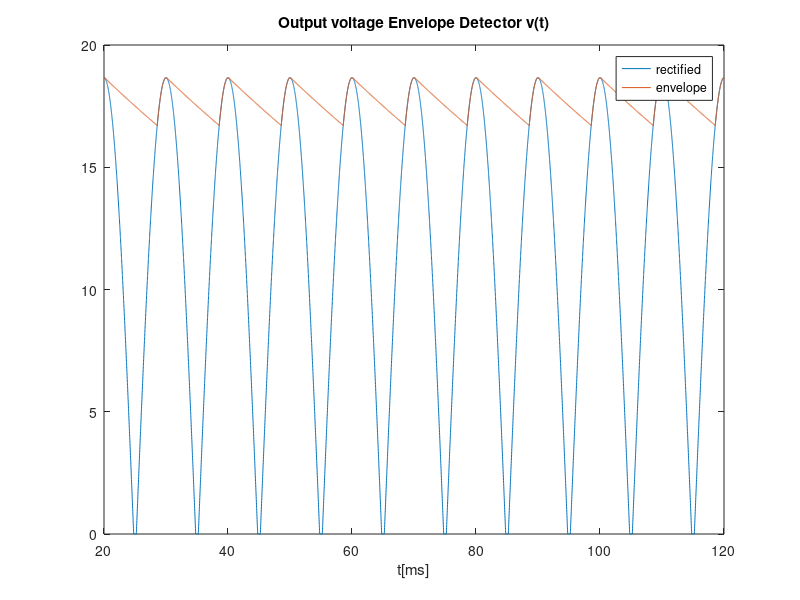
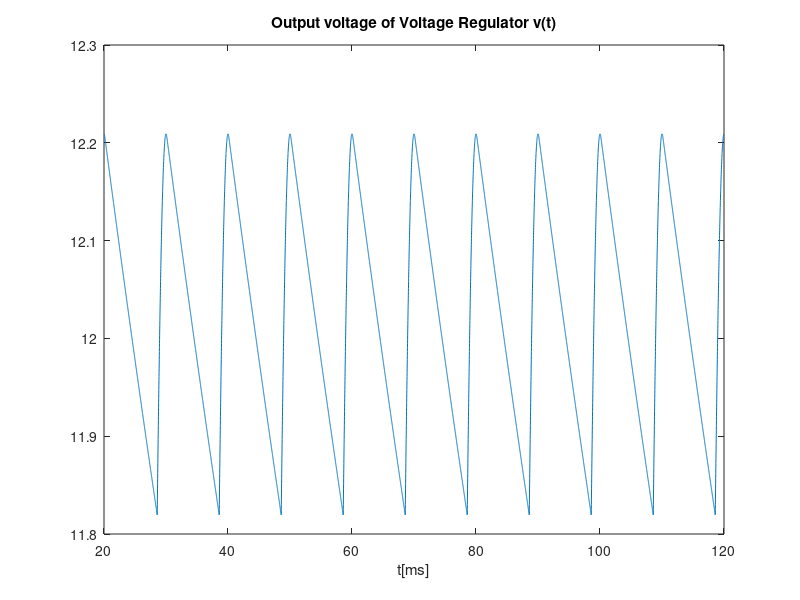

Write the MATLAB code that produced these figures, in order.
%Envelope detector--------------

t=linspace(2e-2, 12e-2, 10000);
f=50; %Hz
w=2*pi*f;
A = 20; %Volts


R = 7e3; %Ohm
C = 11e-6; %Farad


VON=12.021610/18;
vlim =2*VON;

B = A - vlim;

vS = A * cos(w*t);
vS0 = abs(vS);
vOhr = zeros(1, length(t));
vO = zeros(1, length(t));

figure
for i=1:length(t)
  if (vS0(i) > vlim)
    vOhr(i) = vS0(i)-vlim;
  else
    vOhr(i) = 0;
  endif
endfor

plot(t*1000, vOhr)

hold on

tOFF = 1/w * atan(1/w/R/C);
texp = linspace(0, 1e-2, 1000);


function f = f(B, w, tOFF, tstart, R, C)
f = B*cos(w*tOFF)*exp(-(tstart - tOFF)/R/C);
endfunction

for(j = 0:9)
for i=1:length(texp)
k = i + j*length(texp);
    valueexp = f(B, w, tOFF, texp(i), R, C);
  if texp(i) < tOFF
    vO(k) = vOhr(i);
  elseif valueexp > vOhr(i)
    vO(k) = valueexp;
  else 
    vO(k) = vOhr(i);
  endif
endfor
endfor

plot(t*1000, vO)
title("Output voltage Envelope Detector v(t)")
xlabel ("t[ms]")
legend("rectified","envelope")
print ("venvlope.eps", "-depsc");

hold off

Vaverage = mean(vO)

%Voltage regulator--------------
% vii = 6.475163e+00;
% iir = vii/3000;

% rd = (1.610751/iir)/18 %ohm determinada a partir do voltage regulator do spice

vii = 6.475163e+00;
iir = vii/3000; %Id

rd = (1.610751/iir)/18 %ohm determinada a partir do voltage regulator do spice
Rvr = 3000; %ohm

%or 26mV/Id ??

vIncrement = vO-Vaverage;
vri = 18*rd/(18*rd + Rvr)*vIncrement + 18*VON; %amplitude: uses 18 diodes in series

ripple = max(vri) - min(vri)

vriaverage = mean(vri)

cost = 18 + 22 * 0.1
vdev = mean(vri-12)

merit = 1/ cost*(ripple + vdev + 1e-6)

figure
plot(t*1000, vri)
title("Output voltage of Voltage Regulator v(t)")
xlabel ("t[ms]")
print ("voltageRegulator.eps", "-depsc");
